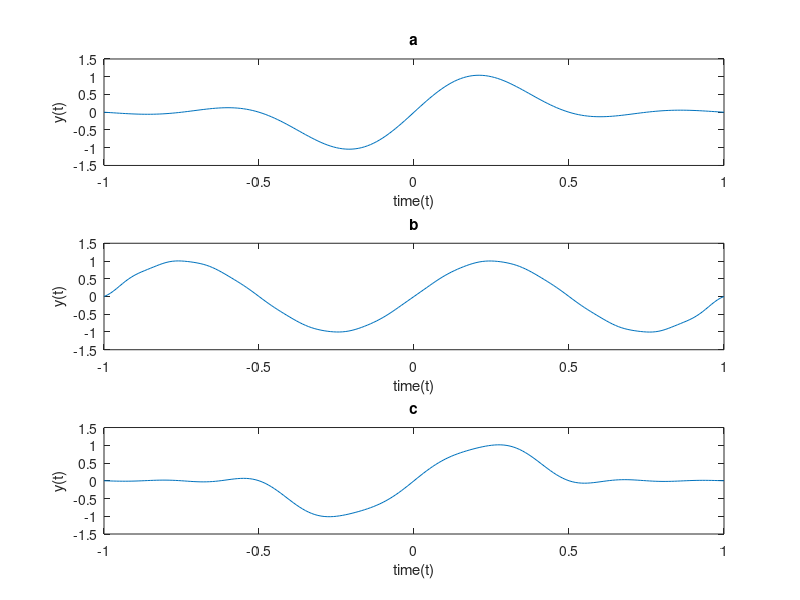

MATLAB code for this plot:
clear all
clc
f=1
t=-1:.01:1;
x=sin(2*pi*f*t)


fs=4
fc=2
ts=1/fs
N=2
n=-N:N
x1=sin(2*pi*f*n*ts);

y=zeros(1,length(t));

for j=1:length(t)
   
    for k=1:length(n)
        y(j)=y(j)+2*(fc/fs)*x1(k)*sinc(2*fc*(t(j)-n(k)*ts));
        
    end
    
end

subplot(311)
plot(t,y)
title('a');
xlabel('time(t)');
ylabel('y(t)');

fs=16
fc=8
ts=1/fs
N=16
n=-N:N
x1=sin(2*pi*f*n*ts);

y=zeros(1,length(t));

for j=1:length(t)
   
    for k=1:length(n)
        y(j)=y(j)+2*(fc/fs)*x1(k)*sinc(2*fc*(t(j)-n(k)*ts));
        
    end
    
end

subplot(312)
plot(t,y)
title('b');
xlabel('time(t)');
ylabel('y(t)');

fs=8
fc=4
ts=1/fs
N=4
n=-N:N
x1=sin(2*pi*f*n*ts);

y=zeros(1,length(t));

for j=1:length(t)
   
    for k=1:length(n)
        y(j)=y(j)+2*(fc/fs)*x1(k)*sinc(2*fc*(t(j)-n(k)*ts));
        
    end
    
end

subplot(313)
plot(t,y)
title('c');
xlabel('time(t)');
ylabel('y(t)');



